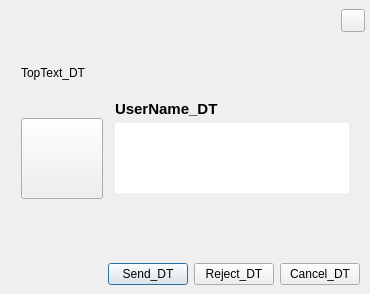
<ui version="4.0" >
 <class>AuthorizationDialogClass</class>
 <widget class="QDialog" name="AuthorizationDialogClass" >
  <property name="windowModality" >
   <enum>Qt::WindowModal</enum>
  </property>
  <property name="geometry" >
   <rect>
    <x>0</x>
    <y>0</y>
    <width>370</width>
    <height>294</height>
   </rect>
  </property>
  <layout class="QVBoxLayout" name="verticalLayout_2" >
   <property name="margin" >
    <number>0</number>
   </property>
   <item>
    <widget class="QFrame" name="styledFrame" >
     <property name="frameShape" >
      <enum>QFrame::NoFrame</enum>
     </property>
     <property name="frameShadow" >
      <enum>QFrame::Plain</enum>
     </property>
     <property name="lineWidth" >
      <number>0</number>
     </property>
     <layout class="QVBoxLayout" name="frameVLayout" >
      <property name="spacing" >
       <number>5</number>
      </property>
      <property name="leftMargin" >
       <number>1</number>
      </property>
      <property name="topMargin" >
       <number>0</number>
      </property>
      <property name="rightMargin" >
       <number>1</number>
      </property>
      <property name="bottomMargin" >
       <number>0</number>
      </property>
      <item>
       <layout class="QHBoxLayout" name="horizontalLayout_3" >
        <property name="topMargin" >
         <number>9</number>
        </property>
        <property name="rightMargin" >
         <number>4</number>
        </property>
        <property name="bottomMargin" >
         <number>9</number>
        </property>
        <item>
         <spacer name="horizontalSpacer_4" >
          <property name="orientation" >
           <enum>Qt::Horizontal</enum>
          </property>
          <property name="sizeHint" stdset="0" >
           <size>
            <width>10</width>
            <height>5</height>
           </size>
          </property>
         </spacer>
        </item>
        <item>
         <widget class="QToolButton" name="closeToolButton" >
          <property name="focusPolicy" >
           <enum>Qt::NoFocus</enum>
          </property>
          <property name="toolTip" >
           <string>CloseButtonHint</string>
          </property>
          <property name="accessibleName" >
           <string>transparentButton</string>
          </property>
          <property name="layoutDirection" >
           <enum>Qt::LeftToRight</enum>
          </property>
          <property name="popupMode" >
           <enum>QToolButton::DelayedPopup</enum>
          </property>
         </widget>
        </item>
       </layout>
      </item>
      <item>
       <widget class="QFrame" name="mainDialogFrame" >
        <property name="sizePolicy" >
         <sizepolicy vsizetype="Expanding" hsizetype="Preferred" >
          <horstretch>0</horstretch>
          <verstretch>0</verstretch>
         </sizepolicy>
        </property>
        <property name="frameShape" >
         <enum>QFrame::NoFrame</enum>
        </property>
        <property name="frameShadow" >
         <enum>QFrame::Plain</enum>
        </property>
        <property name="lineWidth" >
         <number>0</number>
        </property>
        <layout class="QVBoxLayout" name="verticalLayout" >
         <item>
          <layout class="QGridLayout" name="gridLayout" >
           <property name="horizontalSpacing" >
            <number>12</number>
           </property>
           <property name="verticalSpacing" >
            <number>0</number>
           </property>
           <property name="margin" >
            <number>9</number>
           </property>
           <item row="0" column="0" colspan="2" >
            <widget class="QLabel" name="topLabel" >
             <property name="sizePolicy" >
              <sizepolicy vsizetype="Fixed" hsizetype="Preferred" >
               <horstretch>0</horstretch>
               <verstretch>0</verstretch>
              </sizepolicy>
             </property>
             <property name="font" >
              <font>
               <family>MS Shell Dlg 2</family>
               <pointsize>9</pointsize>
               <weight>50</weight>
               <italic>false</italic>
               <bold>false</bold>
               <underline>false</underline>
               <strikeout>false</strikeout>
              </font>
             </property>
             <property name="text" >
              <string>TopText_DT</string>
             </property>
             <property name="alignment" >
              <set>Qt::AlignLeading|Qt::AlignLeft|Qt::AlignVCenter</set>
             </property>
             <property name="wordWrap" >
              <bool>true</bool>
             </property>
            </widget>
           </item>
           <item row="1" column="1" >
            <spacer name="verticalSpacer_2" >
             <property name="orientation" >
              <enum>Qt::Vertical</enum>
             </property>
             <property name="sizeType" >
              <enum>QSizePolicy::Fixed</enum>
             </property>
             <property name="sizeHint" stdset="0" >
              <size>
               <width>20</width>
               <height>20</height>
              </size>
             </property>
            </spacer>
           </item>
           <item row="2" column="1" >
            <widget class="QLabel" name="authUserNameLabel" >
             <property name="sizePolicy" >
              <sizepolicy vsizetype="Fixed" hsizetype="Preferred" >
               <horstretch>0</horstretch>
               <verstretch>0</verstretch>
              </sizepolicy>
             </property>
             <property name="font" >
              <font>
               <family>MS Shell Dlg 2</family>
               <pointsize>11</pointsize>
               <weight>75</weight>
               <italic>false</italic>
               <bold>true</bold>
               <underline>false</underline>
               <strikeout>false</strikeout>
              </font>
             </property>
             <property name="text" >
              <string>UserName_DT</string>
             </property>
             <property name="alignment" >
              <set>Qt::AlignLeading|Qt::AlignLeft|Qt::AlignTop</set>
             </property>
            </widget>
           </item>
           <item row="3" column="0" >
            <layout class="QHBoxLayout" name="horizontalLayout_2" >
             <item>
              <widget class="MoodBox::ContactAvatarButton" name="contactAvatarToolButton" >
               <property name="focusPolicy" >
                <enum>Qt::NoFocus</enum>
               </property>
               <property name="accessibleName" >
                <string>transparentButton</string>
               </property>
               <property name="iconSize" >
                <size>
                 <width>74</width>
                 <height>74</height>
                </size>
               </property>
              </widget>
             </item>
            </layout>
           </item>
           <item row="3" column="1" >
            <widget class="QPlainTextEdit" name="messageEdit" >
             <property name="sizePolicy" >
              <sizepolicy vsizetype="Fixed" hsizetype="Expanding" >
               <horstretch>0</horstretch>
               <verstretch>0</verstretch>
              </sizepolicy>
             </property>
             <property name="maximumSize" >
              <size>
               <width>16777215</width>
               <height>70</height>
              </size>
             </property>
             <property name="frameShape" >
              <enum>QFrame::NoFrame</enum>
             </property>
             <property name="frameShadow" >
              <enum>QFrame::Plain</enum>
             </property>
             <property name="verticalScrollBarPolicy" >
              <enum>Qt::ScrollBarAsNeeded</enum>
             </property>
             <property name="horizontalScrollBarPolicy" >
              <enum>Qt::ScrollBarAlwaysOff</enum>
             </property>
            </widget>
           </item>
          </layout>
         </item>
         <item>
          <spacer name="verticalSpacer" >
           <property name="orientation" >
            <enum>Qt::Vertical</enum>
           </property>
           <property name="sizeType" >
            <enum>QSizePolicy::Expanding</enum>
           </property>
           <property name="sizeHint" stdset="0" >
            <size>
             <width>20</width>
             <height>0</height>
            </size>
           </property>
          </spacer>
         </item>
        </layout>
       </widget>
      </item>
      <item>
       <layout class="QHBoxLayout" name="horizontalLayout" >
        <property name="topMargin" >
         <number>9</number>
        </property>
        <property name="rightMargin" >
         <number>9</number>
        </property>
        <property name="bottomMargin" >
         <number>9</number>
        </property>
        <item>
         <spacer name="horizontalSpacer" >
          <property name="orientation" >
           <enum>Qt::Horizontal</enum>
          </property>
          <property name="sizeType" >
           <enum>QSizePolicy::Expanding</enum>
          </property>
          <property name="sizeHint" stdset="0" >
           <size>
            <width>40</width>
            <height>20</height>
           </size>
          </property>
         </spacer>
        </item>
        <item>
         <widget class="QPushButton" name="okButton" >
          <property name="accessibleName" >
           <string>rectButton</string>
          </property>
          <property name="text" >
           <string>Send_DT</string>
          </property>
         </widget>
        </item>
        <item>
         <widget class="QPushButton" name="rejectButton" >
          <property name="accessibleName" >
           <string>rectButton</string>
          </property>
          <property name="text" >
           <string>Reject_DT</string>
          </property>
         </widget>
        </item>
        <item>
         <widget class="QPushButton" name="cancelButton" >
          <property name="accessibleName" >
           <string>rectButton</string>
          </property>
          <property name="text" >
           <string>Cancel_DT</string>
          </property>
         </widget>
        </item>
       </layout>
      </item>
     </layout>
    </widget>
   </item>
  </layout>
 </widget>
 <layoutdefault spacing="6" margin="11" />
 <customwidgets>
  <customwidget>
   <class>MoodBox::ContactAvatarButton</class>
   <extends>QToolButton</extends>
   <header>contactavatarbutton.h</header>
  </customwidget>
 </customwidgets>
 <tabstops>
  <tabstop>messageEdit</tabstop>
  <tabstop>okButton</tabstop>
  <tabstop>rejectButton</tabstop>
  <tabstop>cancelButton</tabstop>
 </tabstops>
 <resources/>
 <connections/>
</ui>
